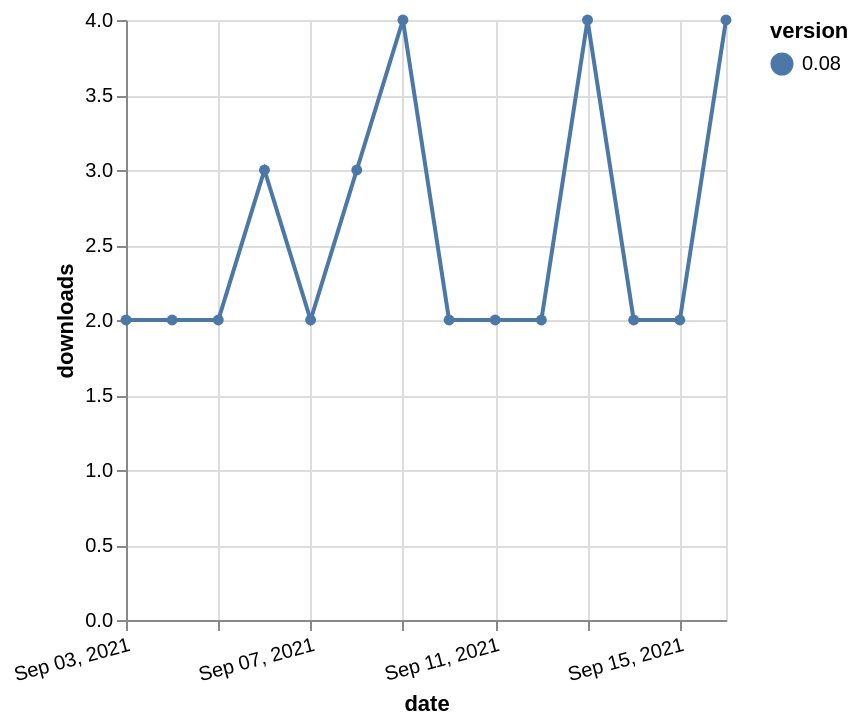

The Vega-Lite source for this figure:
### Vega-Lite specification from a JSON file in a GitHub repository (floating-point values rounded to 4 significant figures)
{"$schema": "https://vega.github.io/schema/vega-lite/v5.json", "description": "A simple bar chart with embedded data.", "data": {"values": [{"date": "2021-09-03", "total": 3342, "delta": 2, "version": "0.08"}, {"date": "2021-09-04", "total": 3344, "delta": 2, "version": "0.08"}, {"date": "2021-09-05", "total": 3346, "delta": 2, "version": "0.08"}, {"date": "2021-09-06", "total": 3349, "delta": 3, "version": "0.08"}, {"date": "2021-09-07", "total": 3351, "delta": 2, "version": "0.08"}, {"date": "2021-09-08", "total": 3354, "delta": 3, "version": "0.08"}, {"date": "2021-09-09", "total": 3358, "delta": 4, "version": "0.08"}, {"date": "2021-09-10", "total": 3360, "delta": 2, "version": "0.08"}, {"date": "2021-09-11", "total": 3362, "delta": 2, "version": "0.08"}, {"date": "2021-09-12", "total": 3364, "delta": 2, "version": "0.08"}, {"date": "2021-09-13", "total": 3368, "delta": 4, "version": "0.08"}, {"date": "2021-09-14", "total": 3370, "delta": 2, "version": "0.08"}, {"date": "2021-09-15", "total": 3372, "delta": 2, "version": "0.08"}, {"date": "2021-09-16", "total": 3376, "delta": 4, "version": "0.08"}]}, "width": "container", "mark": {"type": "line", "point": {"filled": true}}, "encoding": {"x": {"field": "date", "type": "temporal", "timeUnit": "yearmonthdate", "title": "date", "axis": {"labelAngle": -15}}, "y": {"field": "delta", "type": "quantitative", "title": "downloads"}, "color": {"field": "version", "type": "nominal"}, "tooltip": {"field": "delta"}}}
